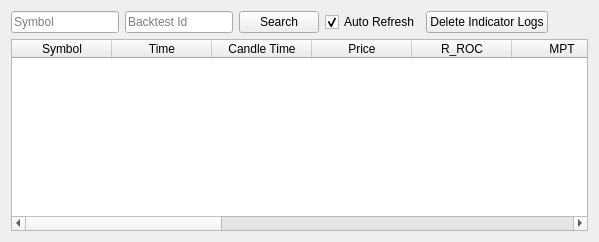
          <widget class="QWidget" name="tab_8">
           <property name="styleSheet">
            <string notr="true"/>
           </property>
           <attribute name="title">
            <string>Indicator Logs</string>
           </attribute>
           <layout class="QGridLayout" name="gridLayout_9">
            <item row="0" column="0">
             <layout class="QVBoxLayout" name="verticalLayout_5">
              <item>
               <layout class="QHBoxLayout" name="horizontalLayout">
                <item>
                 <widget class="QLineEdit" name="txtSearchMarketIndLog">
                  <property name="sizePolicy">
                   <sizepolicy hsizetype="Fixed" vsizetype="Fixed">
                    <horstretch>0</horstretch>
                    <verstretch>0</verstretch>
                   </sizepolicy>
                  </property>
                  <property name="styleSheet">
                   <string notr="true"/>
                  </property>
                  <property name="placeholderText">
                   <string>Symbol</string>
                  </property>
                 </widget>
                </item>
                <item>
                 <widget class="QLineEdit" name="txtBacktestIdIndLogs">
                  <property name="sizePolicy">
                   <sizepolicy hsizetype="Fixed" vsizetype="Fixed">
                    <horstretch>0</horstretch>
                    <verstretch>0</verstretch>
                   </sizepolicy>
                  </property>
                  <property name="styleSheet">
                   <string notr="true"/>
                  </property>
                  <property name="placeholderText">
                   <string>Backtest Id</string>
                  </property>
                 </widget>
                </item>
                <item>
                 <widget class="QPushButton" name="btnSearchMarketIndLog">
                  <property name="styleSheet">
                   <string notr="true"/>
                  </property>
                  <property name="text">
                   <string>Search</string>
                  </property>
                 </widget>
                </item>
                <item>
                 <widget class="QCheckBox" name="chkAutoRefreshIndLog">
                  <property name="styleSheet">
                   <string notr="true"/>
                  </property>
                  <property name="text">
                   <string>Auto Refresh</string>
                  </property>
                  <property name="checked">
                   <bool>true</bool>
                  </property>
                 </widget>
                </item>
                <item>
                 <widget class="QPushButton" name="btnTruncateIndicatorLog">
                  <property name="styleSheet">
                   <string notr="true"/>
                  </property>
                  <property name="text">
                   <string>Delete Indicator Logs</string>
                  </property>
                 </widget>
                </item>
                <item>
                 <spacer name="horizontalSpacer">
                  <property name="orientation">
                   <enum>Qt::Horizontal</enum>
                  </property>
                  <property name="sizeHint" stdset="0">
                   <size>
                    <width>40</width>
                    <height>20</height>
                   </size>
                  </property>
                 </spacer>
                </item>
               </layout>
              </item>
              <item>
               <widget class="QTableWidget" name="tblIndicatorLogs">
                <property name="enabled">
                 <bool>true</bool>
                </property>
                <property name="styleSheet">
                 <string notr="true"/>
                </property>
                <property name="alternatingRowColors">
                 <bool>true</bool>
                </property>
                <property name="sortingEnabled">
                 <bool>true</bool>
                </property>
                <column>
                 <property name="text">
                  <string>Symbol</string>
                 </property>
                </column>
                <column>
                 <property name="text">
                  <string>Time</string>
                 </property>
                </column>
                <column>
                 <property name="text">
                  <string>Candle Time</string>
                 </property>
                </column>
                <column>
                 <property name="text">
                  <string>Price</string>
                 </property>
                </column>
                <column>
                 <property name="text">
                  <string>R_ROC</string>
                 </property>
                </column>
                <column>
                 <property name="text">
                  <string>MPT</string>
                 </property>
                </column>
                <column>
                 <property name="text">
                  <string>Trend</string>
                 </property>
                </column>
                <column>
                 <property name="text">
                  <string>EMAx</string>
                 </property>
                </column>
                <column>
                 <property name="text">
                  <string>VStop</string>
                 </property>
                </column>
                <column>
                 <property name="text">
                  <string>S_ROC</string>
                 </property>
                </column>
                <column>
                 <property name="text">
                  <string>R_Signal</string>
                 </property>
                </column>
                <column>
                 <property name="text">
                  <string>S_Signal</string>
                 </property>
                </column>
                <column>
                 <property name="text">
                  <string>R_Count</string>
                 </property>
                </column>
                <column>
                 <property name="text">
                  <string>S_Count</string>
                 </property>
                </column>
               </widget>
              </item>
             </layout>
            </item>
           </layout>
          </widget>
